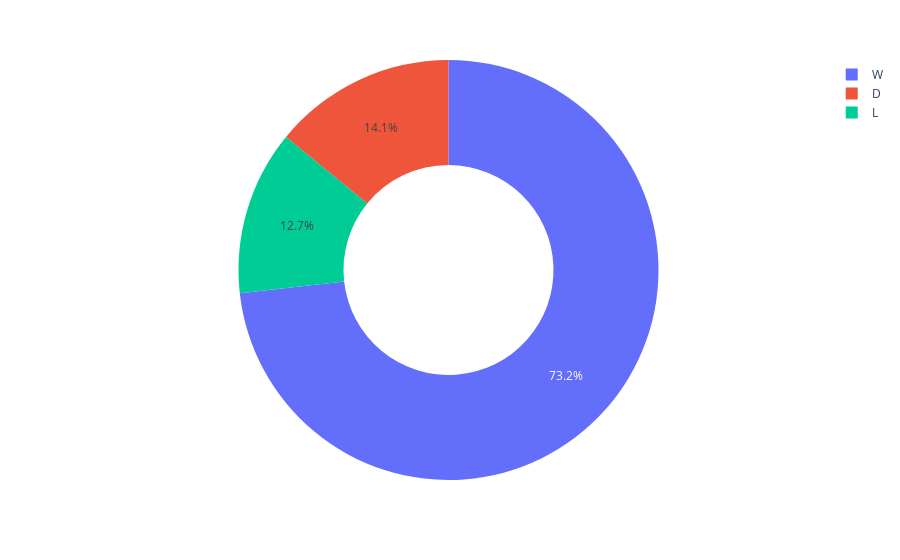

The notebook cell saved with this chart:
### Code cell
px.pie(values=Man_City.values, names=Man_City.index, hole=0.5)

### Figure 1 — Plotly figure (JSON) as saved in the notebook; plotly's stock layout.template omitted (floating-point values rounded to 4 significant figures)
{"data": [{"domain": {"x": [0, 1], "y": [0, 1]}, "hole": 0.5, "hovertemplate": "label=%{label}<br>value=%{value}<extra></extra>", "labels": ["W", "D", "L"], "legendgroup": "", "name": "", "showlegend": true, "type": "pie", "values": [52, 10, 9]}], "layout": {"legend": {"tracegroupgap": 0}, "margin": {"t": 60}}}
